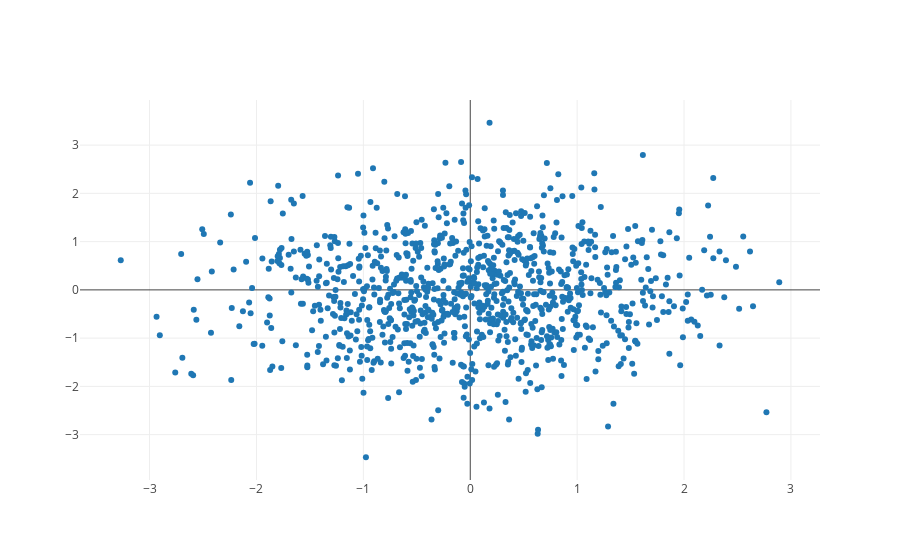

The notebook cell this image was saved under:
### Code cell
# Plot and embed in ipython notebook!
iplot(data, image_width=800, image_height=500,filename='basic-scatter')

### Figure 1 — Plotly figure (JSON) as saved in the notebook; plotly's stock layout.template omitted (floating-point values rounded to 4 significant figures; data arrays with more than 128 entries replaced by an {"elided": "..."} marker saying what was removed)
{"data": [{"mode": "markers", "type": "scatter", "x": {"elided": "1000 float values"}, "y": {"elided": "1000 float values"}}], "layout": {}}
